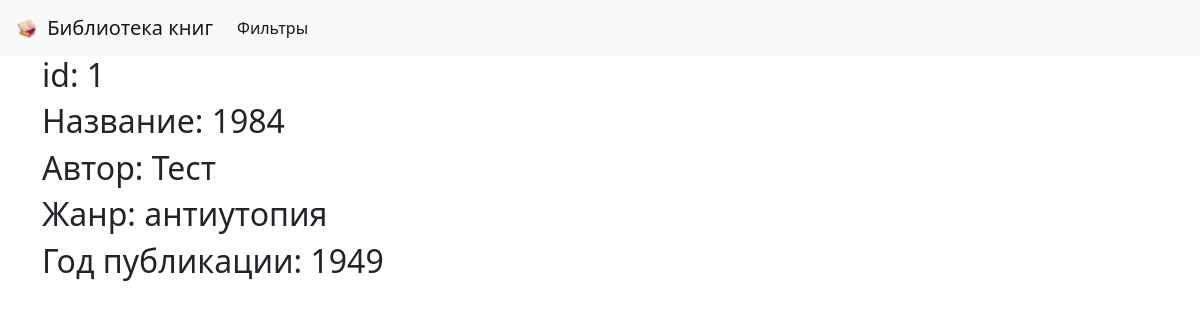
The app's page /book/1/, older data.
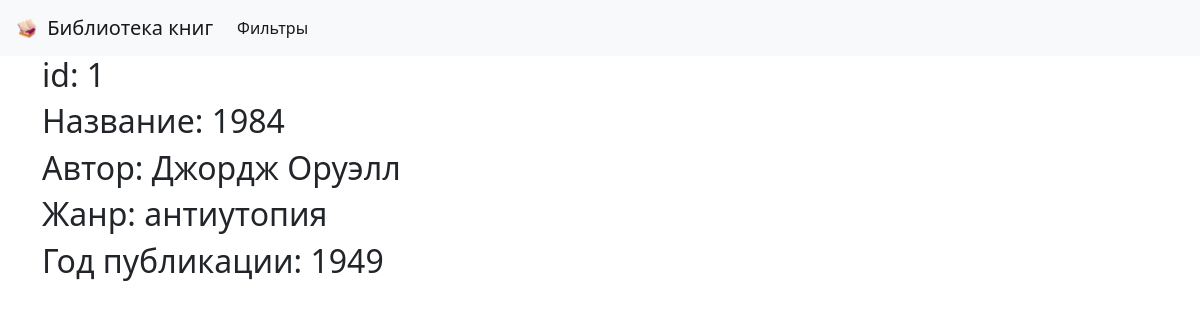
The same page, newer data.
### book/models.py (models this page shows, shortened)
class Book(models.Model):
    class Status(models.TextChoices):
        DRAFT = 'DF', 'Черновик'
        PUBLISHED = 'PB', 'Опубликовано'
    title = models.CharField(
        verbose_name='Название',
        help_text='Название книги до 100 символов',
        max_length=100,
    )
    author = models.ForeignKey('Author', on_delete=models.PROTECT)
    year = models.DecimalField(
        verbose_name='Год издания',
        help_text='Год издания книги',
        max_digits=4,
        decimal_places=0,
        blank=False,
    )
    genre = models.CharField(
        verbose_name='Жанр',
        help_text='Жанр книги до 50 символов',
        max_length=50,
        blank=False,
    )
    cover = models.ImageField(
        upload_to='img/covers',
        default='/img/covers/no_photo.webp',
        verbose_name='Обложка',
    )
    publish = models.DateTimeField(
        verbose_name='Дата публикации',
        default=timezone.now,
    )
    created = models.DateTimeField(
        verbose_name='Дата создания',
        auto_now_add=True,
    )
    updated = models.DateTimeField(
        verbose_name='Дата изменения',
        auto_now=True,
    )
    status = models.CharField(
        verbose_name='Статус',
        max_length=2,
        choices=Status.choices,
        default=Status.DRAFT,
    )
    objects = models.Manager()
    published = PublishedManager()
    class Meta:
        ordering = ['id']
        verbose_name = 'книгу'
        verbose_name_plural = 'Книги'

class Author(models.Model):
    name = models.CharField(
        verbose_name='Имя',
        help_text='Максимальная длина имени 100 символов',
        max_length=100,
        db_index=True,
    )
    slug = models.SlugField(
        max_length=255,
        unique=True,
        db_index=True,
    )
    class Meta:
        verbose_name = 'автора'
        verbose_name_plural = 'Авторы'
    def __str__(self):
        return self.name

### book/views.py (the view)
# urls.py: path('book/<int:id>/', views.book, name='book'),
def book(request, id):
    try:
        book = Book.objects.get(pk=id)
        return render(request, 'book/book.html', {'book': book})
    except Book.DoesNotExist:
        return HttpResponseNotFound('<h2>Книги с id: {0} не существует в библиотеке.</h2>'.format(id))

### book/templates/book/book.html (shortened to what this page needs)
{% extends "library/base.html" %}
{% block content %}
<h2>id: {{ book.id }}</h2>
<h2>Название: {{ book.title }}</h2>
<h2>Автор: {{ book.author }}</h2>
<h2>Жанр: {{ book.genre }}</h2>
<h2>Год публикации: {{ book.year }}</h2>
{% endblock %}

Row changes from the older to the newer data that the page shows:
changed Book "антиутопия": author "Тест" → "Джордж Оруэлл"
